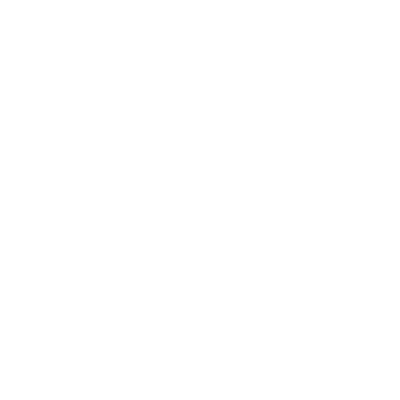
Frame 1 (no input)
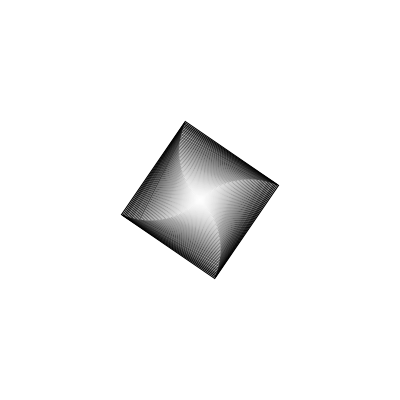
Frame 60 (no input)
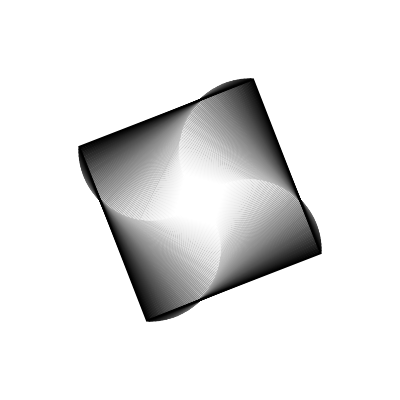
Frame 120 (the mouse pressed at the canvas centre since frame 60)

The p5.js sketch that drew these frames (run headless with seeded random() and noise() and a simulated clock; from frame 60 on, the mouse is pressed at the canvas centre):

// p5.js sketch
// ── sketch.js
function setup() {
  createCanvas(400, 400);
  rectMode(CENTER)
  fill(255, 0, 0)
  noFill()
}

function draw() {
  background(255, 5)

  noFill()
  stroke(0)
  let a = 0.01
  push()
  translate(width / 2, height / 2)
  scale(sin(frameCount * 0.01) * 2)
  rotate(frameCount * a)
  rect(0, 0, 100, 100)
  pop()

  push()
  translate(width / 4 + width / 2, height / 2)
  rotate(frameCount * a / 2)
  //rect(0,0,100,100)
  pop()
}1

function mousePressed() {

}

function mouseReleased() {
  background(random(0, 255))
}


function keyPressed() {
  if (key === '1') {
    background(255,0,0)
    enterFullscreen()
  } else if (key === '2') {
    background(255,255,0)
  }
}

function enterFullscreen() {
  var fs = fullscreen();
  if (!fs) {
    fullscreen(true);
  }
}

/* full screening will change the size of the canvas */
function windowResized() {
  resizeCanvas(windowWidth, windowHeight);
}
